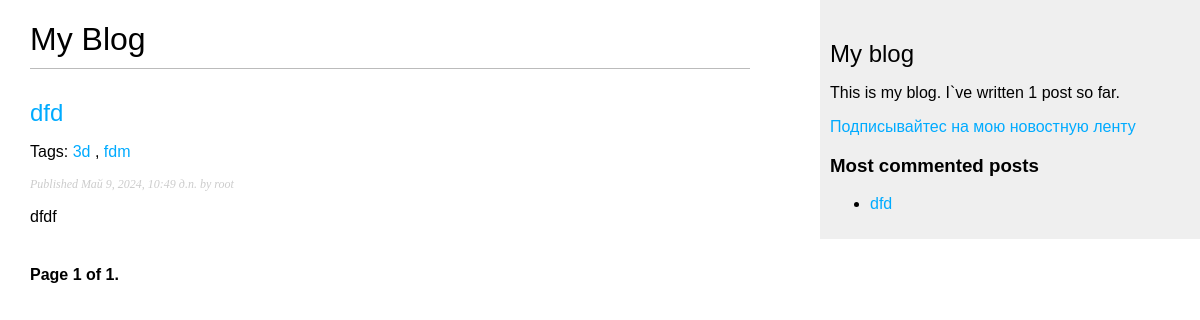
The page /blog/ on the database as committed earlier.
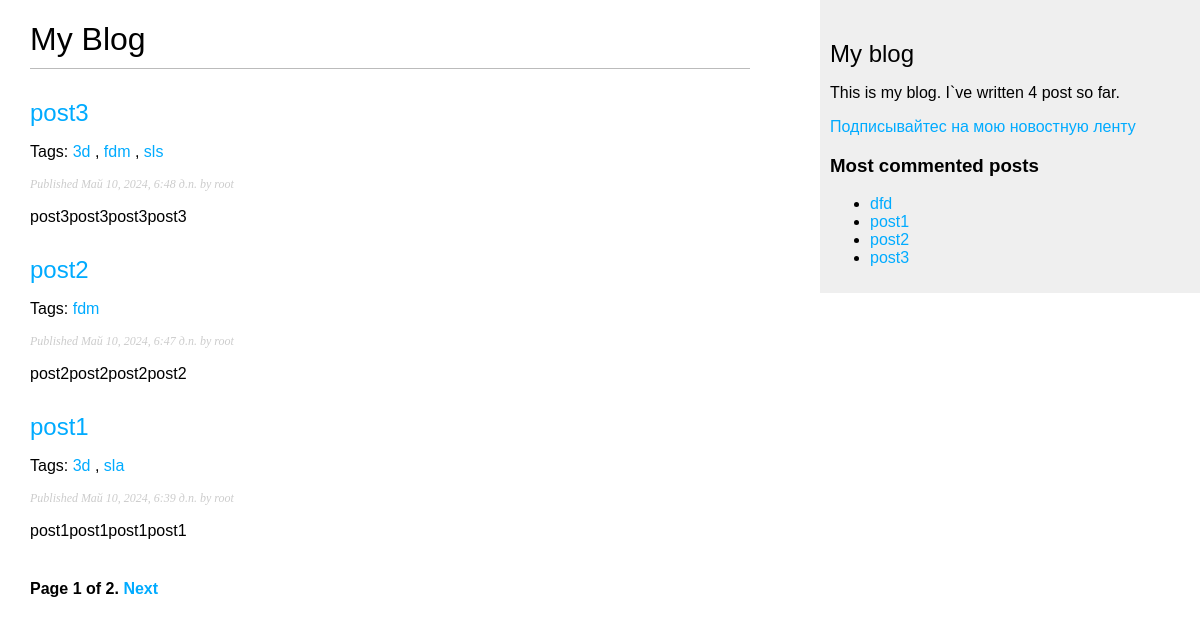
The same page on the database as committed later.
### blog/models.py (models this page shows, shortened)
class Post(models.Model):
    STATUS_CHOICES = (
        ('draft', 'Draft'),
        ('published', 'Published'),
    )
    title = models.CharField(max_length=250)
    slug = models.SlugField(max_length=250,
                            unique_for_date='publish')
    author = models.ForeignKey(User,
                               on_delete=models.CASCADE,
                               related_name='blog_posts')
    body = models.TextField()
    publish = models.DateTimeField(default=timezone.now)
    created = models.DateTimeField(auto_now_add=True)
    updated = models.DateTimeField(auto_now=True)
    status = models.CharField(max_length=10,
                              choices=STATUS_CHOICES,
                              default='draft')
    objects = models.Manager()  # The default manager.
    published = PublishedManager()  # Our custom manager.
    tags = TaggableManager()
    class Meta:
        ordering = ('-publish',)
    def get_absolute_url(self):
        return reverse('blog:post_detail',
                       args=[self.publish.year,
                             self.publish.month,
                             self.publish.day,
                             self.slug])

### blog/views.py (the view)
# urls.py: path('', views.post_list, name='post_list'),
def post_list(request, tag_slug=None):
    object_list = Post.published.all()
    tag = None
    if tag_slug:
        tag = get_object_or_404(Tag, slug=tag_slug)
        object_list = object_list.filter(tags__in=[tag])
    paginator = Paginator(object_list, 3) # 3 posts in each page
    page = request.GET.get('page')
    try:
        posts = paginator.page(page)
    except PageNotAnInteger:
        posts = paginator.page(1)
    except EmptyPage:
        posts = paginator.page(paginator.num_pages)
    return render(request,
                  'blog/post/list.html',
                  {'page': page,
                   'posts': posts,
                   'tag': tag})

### blog/models.py (called while the page is built)
    def get_queryset(self):
        return super(PublishedManager, self).get_queryset().filter(status='published')

### blog/templatetags/blog_tags.py (called while the page is built)
@register.simple_tag
def total_posts():
    return Post.published.count()

@register.simple_tag
def get_most_commented_posts(count=5):
    return Post.published.annotate(
        total_comments=Count('comments')
    ).order_by('-total_comments')[:count]

@register.filter(name='markdown')
def markdown_format(text):
    return mark_safe(markdown.markdown(text))

### blog/templates/blog/post/list.html (shortened to what this page needs)
{% extends "blog/base.html" %}
{% load blog_tags %}
{% block content %}
  <h1>My Blog</h1>
  {% for post in posts %}
    <h2>
      <a href="{{ post.get_absolute_url }}">
        {{ post.title }}
      </a>
    </h2>
    <p class="tags">
      Tags:
      {% for tag in post.tags.all %}
        <a href="{% url "blog:post_list_by_tag" tag.slug %}">
          {{ tag.name }}
        </a>
        {% if not forloop.last %}, {% endif %}
      {% endfor %}
    </p>
    <p class="date">
      Published {{ post.publish }} by {{ post.author }}
    </p>
    {{ post.body|markdown|truncatewords_html:30 }}
  {% endfor %}
  {% include "pagination.html" with page=posts %}
{% endblock %}

### blog/templates/blog/base.html (shortened to what this page needs)
{% load blog_tags %}
{% load static %}
<!DOCTYPE html>
<html>
<head>
  <link href="{% static "css/blog.css" %}" rel="stylesheet">
</head>
<body>
  <div id="content">
    {% block content %}
    {% endblock %}
  </div>
  <div id="sidebar">
    <h2>My blog</h2>
      <p>
        This is my blog.
        I`ve written {% total_posts %} post so far.
      </p>
      <p>
        <a href="{% url "blog:post_feed" %}">
        Подписывайтес на мою новостную ленту
        </a>
      </p>
    <h3> Most commented posts</h3>
    {% get_most_commented_posts as get_most_commented_posts%}
    <ul>
      {% for post in get_most_commented_posts %}
      <li>
        <a href="{{ post.get_absolute_url }}">{{ post.title }}</a>
      </li>
      {% endfor %}
    </ul>
  </div>
</body>
</html>

### blog/templates/pagination.html (shortened to what this page needs)
<div class="pagination">
  <span class="step-links">
    <span class="current">
      Page {{ page.number }} of {{ page.paginator.num_pages }}.
    </span>
      {% if page.has_next %}
        <a href="?page={{ page.next_page_number }}">Next</a>
      {% endif %}
  </span>
</div>

### blog/static/css/blog.css (style rules this page uses)
body { margin:0; padding:0; font-family:helvetica, sans-serif; }
a { color:#00abff; text-decoration:none; }
h1 { font-weight:normal; border-bottom:1px solid #bbb; padding:0 0 10px 0; }
h2 { font-weight:normal; margin:30px 0 0; }
#content { float:left; width:60%; padding:0 0 0 30px; }
#sidebar { float:right; width:30%; padding:10px; background:#efefef; height:100%; }
p.date { color:#ccc; font-family: georgia, serif; font-size: 12px; font-style: italic; }
.pagination { margin:40px 0; font-weight:bold; }

Rows that differ between the two databases and show on the page:
no longer on one of the page's lists (row unchanged): Post: title "dfd", publish "Май 9, 2024, 10:49 д.п.", author "root", body "dfdf"
added Post: title "post3", publish "Май 10, 2024, 6:48 д.п.", author "root", body "post3post3post3post3", Tag (name "3d"), Tag (name "fdm")
added Tag: name "sls", shown under "post3"
added Post: title "post2", publish "Май 10, 2024, 6:47 д.п.", author "root", body "post2post2post2post2", Tag (name "fdm")
added Post: title "post1", publish "Май 10, 2024, 6:39 д.п.", author "root", body "post1post1post1post1", Tag (name "3d")
now on this page (row unchanged): Tag: name "sla", shown under "post1"
computed for Post "dfd": loses Tag (name "3d"); loses Tag (name "fdm")
Other text that changed with them:
{{ page.paginator.num_pages }}: "1" → "2"
text no longer shown: "1"
text now shown: "Next 4"
